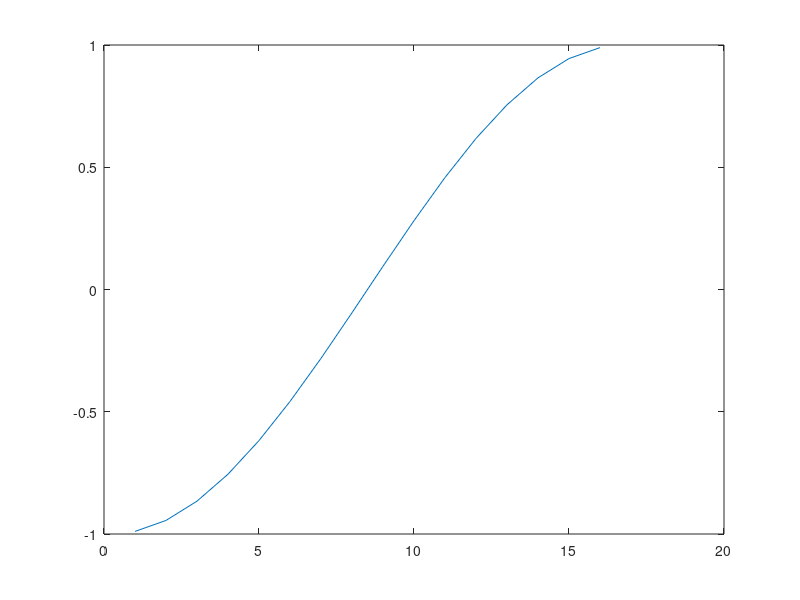
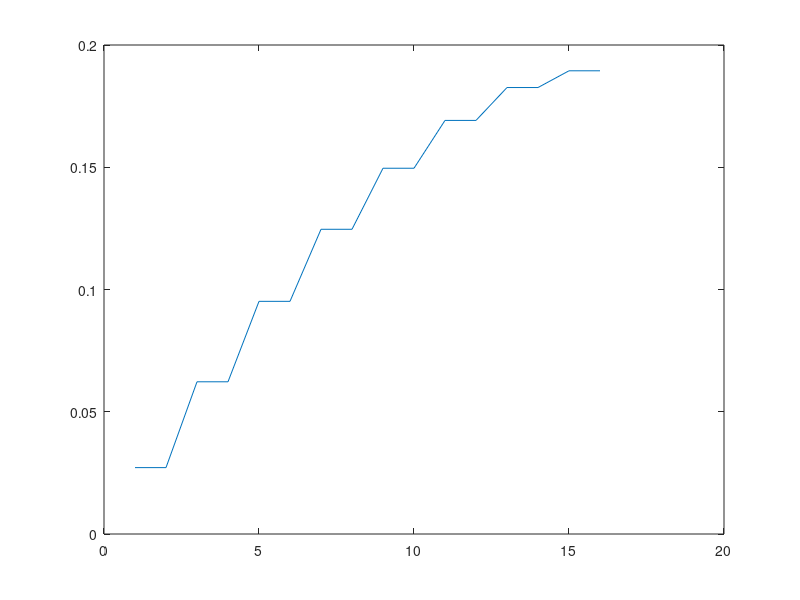

MATLAB code for these plots, in order:
GI = [+0.9894009349D0, -0.9894009349D0, +0.9445750230D0, ...
        -0.9445750230D0, +0.8656312023D0, -0.8656312023D0, ...
        +0.7554044083D0, -0.7554044083D0, +0.6178762444D0, ...
        -0.6178762444D0, +0.4580167776D0, -0.4580167776D0, ...
        +0.2816035507D0, -0.2816035507D0, +0.0950125098D0, ...
        -0.0950125098D0];

figure()

GI = sort(GI)
plot(1:length(GI), GI)

OME = [+0.0271524594D0, +0.0271524594D0, +0.0622535239D0, ...
        +0.0622535239D0, +0.0951585116D0, +0.0951585116D0, ...
        +0.1246289712D0, +0.1246289712D0, +0.1495959888D0, ...
        +0.1495959888D0, +0.1691565193D0, +0.1691565193D0, ...
        +0.1826034150D0, +0.1826034150D0, +0.1894506104D0, ...
        +0.1894506104D0];

figure()

OME = sort(OME)
plot(1:length(OME), OME)
